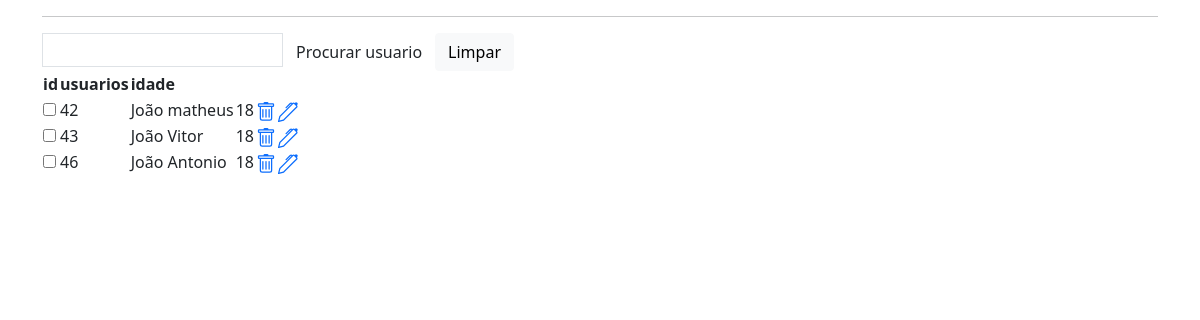
Page /lista_usuario/ on the earlier database version.
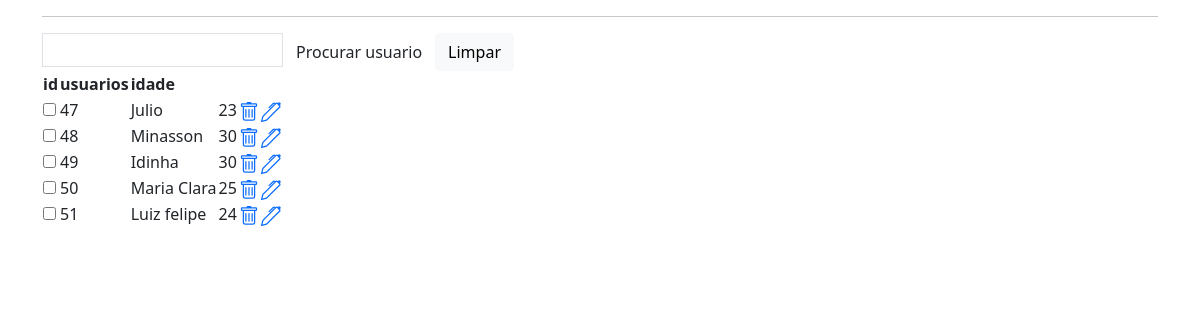
Same page on the later database version.
### app/models.py (models this page shows, shortened)
class Usuario(models.Model):
    id_usuario = models.AutoField(primary_key=True)
    nome = models.TextField(max_length=105)
    idade = models.IntegerField()

### app/views.py (the view)
# urls.py: path('lista_usuario/',lista_usuarios, name='listagem_usuarios'),
def lista_usuarios(request):
    usuario = {
        'usuarios': Usuario.objects.all()
    }
    return render(request,'usuarios.html',usuario)

### app/templates/usuarios.html (shortened to what this page needs)
<!doctype html>
<html lang="en">
<head>
    <link href="https://cdn.jsdelivr.net/npm/bootstrap@5.0.2/dist/css/bootstrap.min.css" rel="stylesheet"
>
</head>
<body>
    <div class='container'>
        <table>
            <hr>
            <form action="{% url 'buscar' %}" method="GET">
                <input name="nome" class="p-1 border" type="text" value="{{ request.GET.nome }}">
                <button class='btn btn-sucess' type="submit">Procurar usuario</button>
            </form>
            <a href="{% url 'listagem_usuarios' %}" class="btn btn-light">Limpar</a>
            <tr>
                <th>id</th>
                <th>usuarios</th>
                <th>idade</th>
                <th></th>
            </tr>
            {% for usuario in usuarios %}
            <tr>
                <td><input type="checkbox" name="check[]" value="usuario.id_usuario"></td>
                <td>{{usuario.id_usuario}}</td>
                <td>{{usuario.nome}}</td>
                <td>{{usuario.idade}}</td>
                <td>
                    <a href="/deleta_usuario/{{usuario.id_usuario}}/">
                    </a>
                </td>
                <td>
                    <a href="/update/{{usuario.id_usuario}}/">
                </td>
            </tr>
            {% empty %}
            <tr>
                <td colspan="3">Nenhum usuario registrado</td>
            </tr>
            {% endfor %}
        </table>
    </div>
</body>
</html>

Differences in the rows shown:
removed Usuario: id_usuario "42", nome "João matheus", idade "18"
removed Usuario: id_usuario "43", nome "João Vitor", idade "18"
removed Usuario: id_usuario "46", nome "João Antonio", idade "18"
added Usuario: id_usuario "47", nome "Julio", idade "23"
added Usuario: id_usuario "48", nome "Minasson", idade "30"
added Usuario: id_usuario "49", nome "Idinha", idade "30"
added Usuario: id_usuario "50", nome "Maria Clara", idade "25"
added Usuario: id_usuario "51", nome "Luiz felipe", idade "24"
